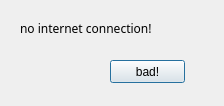
<?xml version="1.0" encoding="UTF-8"?>
<ui version="4.0">
 <class>Dialog</class>
 <widget class="QDialog" name="Dialog">
  <property name="geometry">
   <rect>
    <x>0</x>
    <y>0</y>
    <width>224</width>
    <height>106</height>
   </rect>
  </property>
  <property name="windowTitle">
   <string>Dialog</string>
  </property>
  <widget class="QLabel" name="label_2">
   <property name="geometry">
    <rect>
     <x>20</x>
     <y>20</y>
     <width>171</width>
     <height>16</height>
    </rect>
   </property>
   <property name="font">
    <font>
     <family>Lucida Sans Typewriter</family>
     <weight>50</weight>
     <bold>false</bold>
    </font>
   </property>
   <property name="contextMenuPolicy">
    <enum>Qt::DefaultContextMenu</enum>
   </property>
   <property name="accessibleName">
    <string>0</string>
   </property>
   <property name="frameShadow">
    <enum>QFrame::Sunken</enum>
   </property>
   <property name="lineWidth">
    <number>0</number>
   </property>
   <property name="text">
    <string>no internet connection!</string>
   </property>
  </widget>
  <widget class="QPushButton" name="pushButton">
   <property name="geometry">
    <rect>
     <x>110</x>
     <y>60</y>
     <width>75</width>
     <height>23</height>
    </rect>
   </property>
   <property name="text">
    <string>bad!</string>
   </property>
  </widget>
 </widget>
 <resources/>
 <connections/>
</ui>
